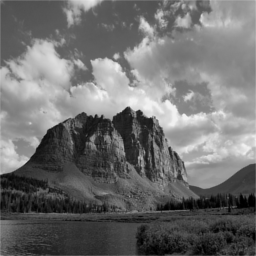
#> input picture gray_castle.png, 256 x 256 px
$ jupyter execute scientific_packages.ipynb
#> lines starting #> are read from the running program, lines starting #| are printed output that depends on the picture
[cell 1]
import numpy as np

[cell 2]
arr = np.linspace(-2*np.pi, 2*np.pi, 9)
arr = arr.reshape((3, 3))
print(arr)

[cell 3]
sined = np.sin(arr)
print(sined)

[cell 4]
sined[np.isclose(sined, 0)] = 0
print(sined)

[cell 5]
print(np.isclose(np.sin(arr), 0))

[cell 6]
negatives = sined[sined < 0]
print(negatives)

[cell 7]
import matplotlib.pyplot as plt
from numpy import pi
# Create data
xs = np.linspace(-2*pi, 2*pi, 1000)
y_sin = np.sin(xs)
y_sin2 = np.sin(xs)**2
y_tan = np.tan(xs)

# Tangent goes off to infinity, so make coherent limit
ybottom, ytop = -2, 2
y_tan[np.logical_or(y_tan < ybottom, y_tan > ytop)] = np.nan

# Create plot
fig, ax0 = plt.subplots()
ax0.plot(xs, y_sin, color='red', label='sin(x)')
ax0.plot(xs, y_sin2, color='red', linestyle='dotted', label=r'$\sin{(x)}^2$') # LaTeX!
ax0.plot(xs, y_tan, color='blue', label='tan(x)')

# Prettify
ax0.legend()
ax0.set_title('An Assortment of Trig Functions')
ax0.set_xticks([n*pi/2 for n in range(-4, 5)])
ax0.set_ylim(bottom=ybottom, top=ytop)
plt.show()
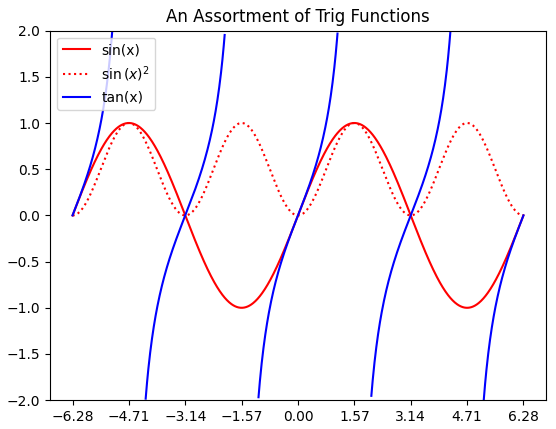
#> figure drawn by matplotlib, 1 panel; curve peaks at x = -4.71, y = 1; curve peaks at x = -4.71, y = 1

[cell 8]
from scipy.ndimage import convolve
from imageio import imread

[cell 9]
# Open the image
castle = imread('gray_castle.png')
#> castle is the input picture: shape (256, 256, 4); mean R, G, B, A 110.5, 110.5, 110.5, 254.5
castle = castle[:, :, 0] # The PNG file saved all 4 channels even though it's gray :/
#> castle: shape (256, 256)
plt.imshow(castle, cmap='gray')
plt.show()

[cell 10]
# Convolve the image
changed = convolve(castle, sined)
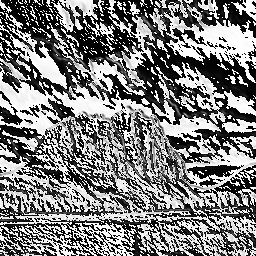
#> changed: shape (256, 256); min 0, max 255, mean 126.4
plt.imshow(changed, cmap='gray')
plt.show()
